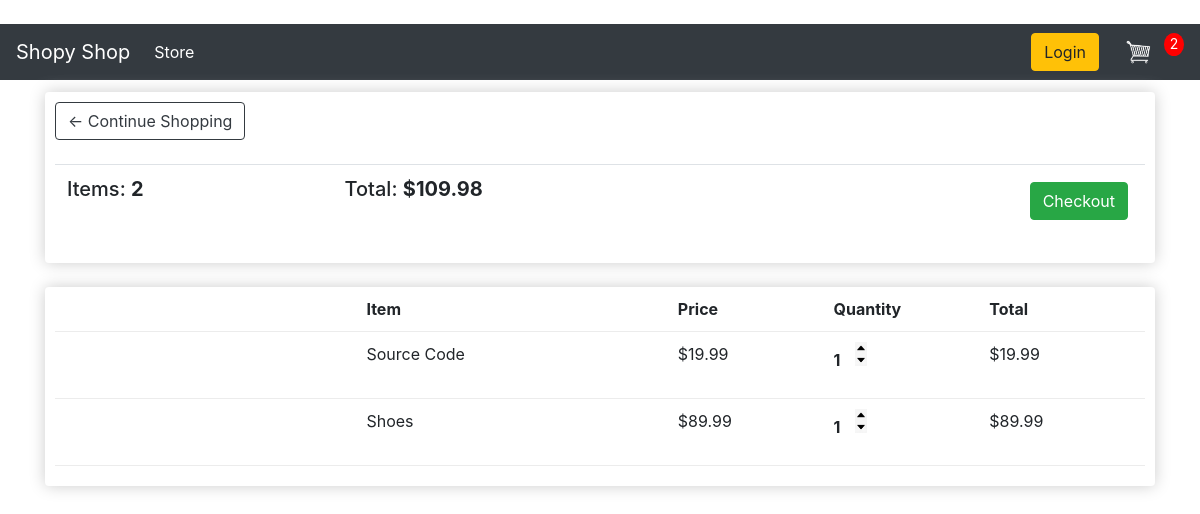
The page /cart/ (signed in) on the database as committed earlier.
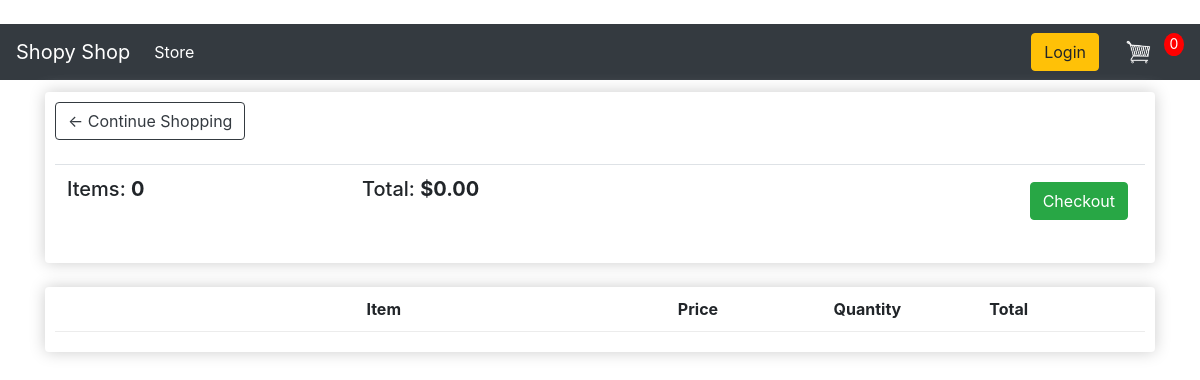
The same page on the database as committed later.
### store/models.py (models this page shows, shortened)
class Order(models.Model):
    customer = models.ForeignKey(Customer , on_delete=models.SET_NULL , blank=True , null=True)
    date_ordered = models.DateTimeField(auto_now_add=True)
    complete = models.BooleanField(default=False , null=True)
    transaction_id = models.CharField(max_length=200 , null=True)
    @property
    def get_cart_total(self):
        orderitems = self.orderitem_set.all()
        total = sum([item.get_total for item in orderitems])
        return total
    @property
    def get_cart_items(self):
        orderitems = self.orderitem_set.all()
        total = sum([item.quanity for item in orderitems])
        return total

class OrderItem(models.Model):
    product = models.ForeignKey(Product , on_delete=models.SET_NULL , null=True)
    order = models.ForeignKey(Order , on_delete=models.SET_NULL , null=True)
    quanity = models.IntegerField(default=0 , null=True , blank=True)
    date_added = models.DateTimeField(auto_now_add=True)
    @property
    def get_total(self):
        total = self.product.price * self.quanity
        return total

class Product(models.Model):
    name = models.CharField(max_length=200 , null=True)
    price = models.FloatField()
    digital = models.BooleanField(default=False , null=True , blank=False)
    image = CloudinaryField('images/' , default='')
    @property
    def imageURL(self):
        try:
            url = self.image.url
        except:
            url = ''
        return url

### store/views.py (the view)
# urls.py: path('cart/' , views.cart , name="cart"),
def cart(request):
    if request.user.is_authenticated:
        customer = request.user.customer
        order ,  created = Order.objects.get_or_create(customer = customer , complete=False)
        items = order.orderitem_set.all()
        cartItems = order.get_cart_items
    else:
        items=[]
        order = {'get_cart_total': 0 , 'get_cart_items':0 , 'shipping':False }
        cartItems = order['get_cart_items']
    message = "This is the cart page"
    context = {'items':items , "order":order , 'cartItems':cartItems}
    return render (request , 'store/cart.html' , context)

### store/templates/store/cart.html (shortened to what this page needs)
{% extends 'store/main.html' %}
{% load static %}
{% block content %}
<div class="row">
    <div class="col-lg-12">
        <div class="box-element">
            <a class="btn btn-outline-dark" href="{% url 'store' %}"> &#x2190; Continue Shopping </a>
            <br>
            <br>
            <table class="table">
                <tr>
                    <th>
                        <h5>Items: <strong> {{order.get_cart_items}} </strong></h5>
                    </th>
                    <th>
                        <h5>Total: <strong> ${{order.get_cart_total|floatformat:2}} </strong></h5>
                    </th>
                    <th>
                        <a style="float: right; margin: 5px;" class="btn btn-success" href="{% url 'checkout' %}">
                            Checkout </a>
                    </th>
                </tr>
            </table>
        </div>
        <br>
        <div class="box-element">
            <div class="cart-row">
                <div style="flex: 2;"></div>
                <div style="flex: 2;"><strong>Item</strong></div>
                <div style="flex: 1;"><strong>Price</strong></div>
                <div style="flex: 1;"><strong>Quantity</strong></div>
                <div style="flex: 1;"><strong>Total</strong></div>
            </div>
            {% for item in items  %}
            <div class="cart-row">
                <div style="flex: 2;">
                </div>
                <div style="flex: 2;"> {{item.product.name}} </div>
                <div style="flex: 1;"> ${{item.product.price|floatformat:2}}</div>
                <div style="flex: 1;">
                    <p class="quantity">{{item.quanity}}</p>
                    <div class="quantity">
                        <img data-product="{{item.product.id}}" data-action="add" class="change-quantity update-cart" src="{% static 'images/aroww-up.png' %}" alt="">
                        <img data-product="{{item.product.id}}" data-action="remove" class="change-quantity update-cart" src="{% static 'images/arroww-down.png' %}" alt="">
                    </div>
                </div>
                <div style="flex: 1;"> ${{item.get_total}} </div>
            </div>
            {% endfor %}
        </div>
    </div>
</div>
{% endblock content %}

Rows that differ between the two databases and show on the page:
no longer on this page (row edited): Order: get_cart_items "2", get_cart_total "109.98"
no longer on this page (row unchanged): OrderItem: product.name "Source Code", product.price "19.99", quanity "1", get_total "19.99"
no longer on this page (row unchanged): OrderItem: product.name "Shoes", product.price "89.99", quanity "1", get_total "89.99"
added Order: get_cart_items "0", get_cart_total "0.00"
Other text that changed with them:
{{ cartItems }}: "2" → "0"
